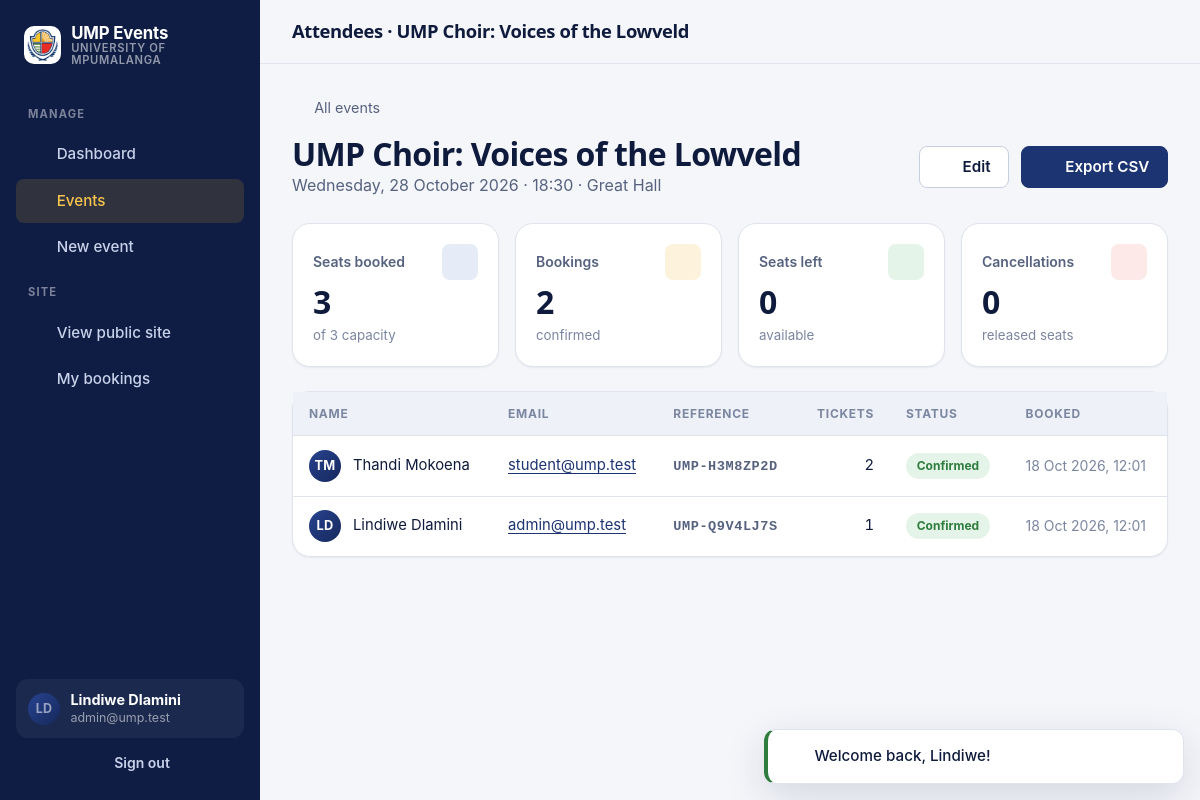
The page /admin/events/5/attendees (signed in) on the database its author committed.
### tables this page shows
CREATE TABLE `users` (
  `id`            INT UNSIGNED NOT NULL AUTO_INCREMENT,
  `full_name`     VARCHAR(100) NOT NULL,
  `email`         VARCHAR(120) NOT NULL,
  `password_hash` VARCHAR(255) NOT NULL,
  `role`          ENUM('user', 'admin') NOT NULL DEFAULT 'user',
  `created_at`    DATETIME NOT NULL DEFAULT CURRENT_TIMESTAMP,
  `updated_at`    DATETIME NOT NULL DEFAULT CURRENT_TIMESTAMP ON UPDATE CURRENT_TIMESTAMP,
  PRIMARY KEY (`id`),
  UNIQUE KEY `users_email_unique` (`email`)
);

CREATE TABLE `events` (
  `id`          INT UNSIGNED NOT NULL AUTO_INCREMENT,
  `title`       VARCHAR(150) NOT NULL,
  `slug`        VARCHAR(170) NOT NULL,
  `description` TEXT NOT NULL,
  `category`    VARCHAR(30) NOT NULL DEFAULT 'social',
  `venue`       VARCHAR(120) NOT NULL,
  `starts_at`   DATETIME NOT NULL,
  `ends_at`     DATETIME NULL,
  `capacity`    INT UNSIGNED NOT NULL DEFAULT 100,
  `image_path`  VARCHAR(255) NULL,
  `status`      ENUM('published', 'draft', 'cancelled') NOT NULL DEFAULT 'published',
  `created_by`  INT UNSIGNED NULL,
  `created_at`  DATETIME NOT NULL DEFAULT CURRENT_TIMESTAMP,
  `updated_at`  DATETIME NOT NULL DEFAULT CURRENT_TIMESTAMP ON UPDATE CURRENT_TIMESTAMP,
  PRIMARY KEY (`id`),
  UNIQUE KEY `events_slug_unique` (`slug`),
  KEY `events_status_starts_at_index` (`status`, `starts_at`),
  CONSTRAINT `events_created_by_fk` FOREIGN KEY (`created_by`) REFERENCES `users` (`id`) ON DELETE SET NULL,
  CONSTRAINT `events_capacity_check` CHECK (`capacity` > 0)
);

CREATE TABLE `bookings` (
  `id`           INT UNSIGNED NOT NULL AUTO_INCREMENT,
  `reference`    CHAR(12) NOT NULL,
  `user_id`      INT UNSIGNED NOT NULL,
  `event_id`     INT UNSIGNED NOT NULL,
  `quantity`     TINYINT UNSIGNED NOT NULL DEFAULT 1,
  `status`       ENUM('confirmed', 'cancelled') NOT NULL DEFAULT 'confirmed',
  `created_at`   DATETIME NOT NULL DEFAULT CURRENT_TIMESTAMP,
  `cancelled_at` DATETIME NULL,
  PRIMARY KEY (`id`),
  UNIQUE KEY `bookings_reference_unique` (`reference`),
   
   
  UNIQUE KEY `bookings_user_event_unique` (`user_id`, `event_id`),
  KEY `bookings_event_status_index` (`event_id`, `status`),
  CONSTRAINT `bookings_user_fk` FOREIGN KEY (`user_id`) REFERENCES `users` (`id`) ON DELETE CASCADE,
  CONSTRAINT `bookings_event_fk` FOREIGN KEY (`event_id`) REFERENCES `events` (`id`) ON DELETE CASCADE,
  CONSTRAINT `bookings_quantity_check` CHECK (`quantity` BETWEEN 1 AND 10)
);

### views/admin/events/attendees.php (the view, shortened to what the rows shown need)
<div class="row">
  <div>
    <h2 class="m-0"><?= e($event['title']) ?></h2>
    <p class="muted m-0"><?= e(format_date($event['starts_at'], 'l, j F Y · H:i')) ?> · <?= e($event['venue']) ?></p>
  </div>
</div>
<div class="stats">
  <div class="card stat"><div class="stat-top">Seats booked <span class="stat-icon"><?= icon('ticket') ?></span></div><strong><?= number_format((int) $event['seats_taken']) ?></strong><small>of <?= number_format((int) $event['capacity']) ?> capacity</small></div>
</div>
<?php if (!$attendees): ?>
  <?= App\Core\View::partial('empty-state', ['icon' => 'users', 'title' => 'No bookings yet', 'message' => 'Attendees will appear here as students book.']) ?>
<?php else: ?>
  <section class="card">
    <div class="table-wrap">
      <table class="table">
        <thead><tr><th>Name</th><th>Email</th><th>Reference</th><th class="num">Tickets</th><th>Status</th><th>Booked</th></tr></thead>
        <tbody>
          <?php foreach ($attendees as $a): ?>
            <tr>
              <td><div class="row"><span class="avatar"><?= e(initials($a['full_name'])) ?></span> <?= e($a['full_name']) ?></div></td>
              <td><a href="mailto:<?= e($a['email']) ?>"><?= e($a['email']) ?></a></td>
              <td><span class="ref"><?= e($a['reference']) ?></span></td>
              <td class="num"><?= (int) $a['quantity'] ?></td>
              <td><span class="badge <?= $a['status'] === 'confirmed' ? 'badge-success' : 'badge-danger' ?>"><?= e(ucfirst($a['status'])) ?></span></td>
              <td class="subtle"><?= e(format_date($a['created_at'], 'j M Y, H:i')) ?></td>
            </tr>
          <?php endforeach; ?>
        </tbody>
      </table>
    </div>
  </section>
<?php endif; ?>

### views/layouts/admin.php (shortened to what the rows shown need)
<?php $user = auth(); ?>
<!doctype html>
<html lang="en">
<head>
  <?= App\Core\View::partial('head', get_defined_vars()) ?>
</head>
<body>
<div class="admin">
  <aside class="sidebar" id="admin-sidebar" aria-label="Admin">
    <div class="sidebar-foot">
      <div class="user">
        <span class="avatar"><?= e(initials($user['full_name'])) ?></span>
        <div>
          <strong><?= e($user['full_name']) ?></strong>
          <span><?= e($user['email']) ?></span>
        </div>
      </div>
    </div>
  </aside>
  <div class="admin-main">
    <header class="admin-top">
      <h1><?= e($pageTitle ?? 'Admin') ?></h1>
    </header>
    <main class="admin-content" id="main">
      <?= $content ?>
    </main>
  </div>
</div>
</body>
</html>

### rows shown on the page
users: full_name "LD", full_name "Lindiwe Dlamini", email "admin@ump.test"
events: title "UMP Choir: Voices of the Lowveld", starts_at "Wednesday, 28 October 2026 · 18:30", venue "Great Hall", capacity "3"
bookings: user.full_name "TM", user.full_name "Thandi Mokoena", user.email "student@ump.test", reference "UMP-H3M8ZP2D", quantity "2", status "Confirmed", created_at "18 Oct 2026, 12:01"
bookings: user.full_name "LD", user.full_name "Lindiwe Dlamini", user.email "admin@ump.test", reference "UMP-Q9V4LJ7S", quantity "1", status "Confirmed", created_at "18 Oct 2026, 12:01"

### other values the page prints
config('app.name') "UMP Events"
$pageTitle "Attendees · UMP Choir: Voices of the Lowveld"
$event['seats_taken'] "3"
count($confirmed) "2"
$event['seats_left'] "0"
count($attendees) - count($confirmed) "0"
$message "Welcome back, Lindiwe!"
